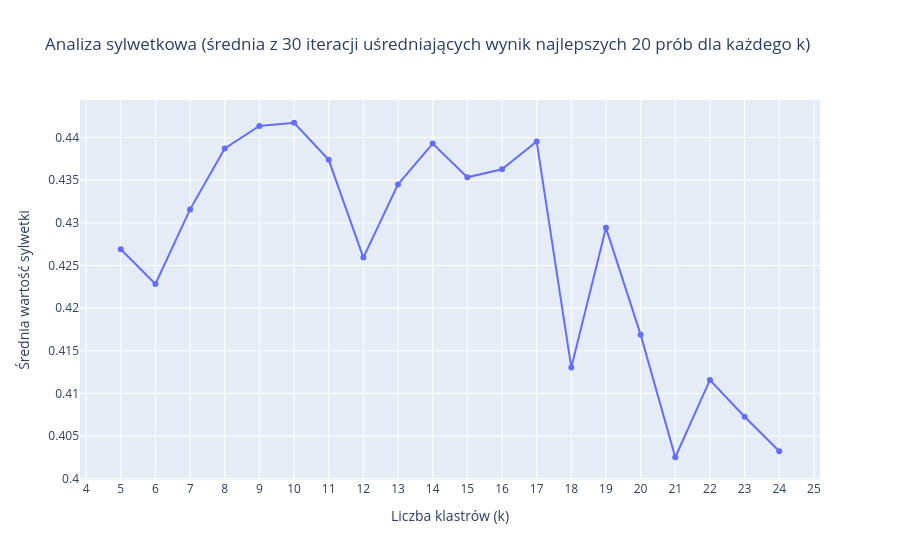

The code cell stored with this chart in its notebook:
### Markdown cell above
Teraz **najważniejsza część**, czyli proces wyboru położenia i liczby punktów. Na początku wybieram sobie jaki przedział liczby centroidów będę analizować oraz liczbę iteracji.

Jako metrykę porównującą wykorzystam metrykę sylwetki klastra.
Dla punktu $i \in C_i$ obliczam $a(i)$, średnią odległość punktu w klastrze od pozostałych punktów należących do tego klastra:
$$a(i) = \frac{1}{|C_i|-1} \sum_{j \in C_i, i \neq j} d(i,j)$$
gdzie $|C_i|$ to liczba punktów należących do klastra $C_i$, a $d(i,j)$ to odległość między punktami $i$ i $j$.

Kolejno, dla każdego punktu z klastra $C_i$ określam $b(i)$, czyli średnią odległość między punktem $i$ a wszystkimi punktami innego klastra $C_j$ (miara niepodobieństwa):
$$b(i) = \min_{j \neq i} \frac{1}{|C_j|} \sum_{l \in C_j} d(i,l)$$

Klaster z najmnijeszą miarą niepodobieństwa jest najbliższym klastrem punktowi $i$.

Mając te dwie miary można obliczyć wartość sylwetki dla punktu $i$:
$$s(i) = \begin{cases}
1 - \frac{a(i)}{b(i)} & \text{jeśli} & a(i) \lt b(i) \\
0 & \text{jeśli} & a(i) = b(i) \\
\frac{b(i)}{a(i)} - 1 & \text{jeśli} & a(i) \gt b(i) \\
\end{cases}
$$

Wartość sylwetki zawiera się w przedziale $[-1, 1]$. Znajdzie się bliżej $1$, gdy $a(i) \ll b(i)$, czyli średnia odległość od elementów tego klastra jest znacznie mniejsza niż średnia odległość od elementów najbliższego innego klastra. Bliżej wartości $-1$ natomiast, gdy $a(i) \gg b(i)$, czyli średnio punkt jest bliżej punktów innego klastra niż swojego.

Ze względu na losowość stanu początkowego algorytmu K-średnich (początkowych położeń centroidów) wyznaczać będę średnią wartość sylwetki z wielu prób. Zrobię to zarówno za pomocą wbudowanego w scikit-learn mechanizmu jak i dodatkowej własnej pętli.
1. Wbudowany w model grupowania parametr `n_init` określa ile razy algorytm zostanie uruchomiony z różnymi ziarnami losowania, a jako wynik grupowania zostanie podana próba o najmniejszej sumie kwadratów odległości wszystkich punktów od przypisanych im klastrów.
2. Grupowanie w ten sposób zostanie powtórzone wielokrotnie, a jako wynik do porównywania skuteczności wyboru danej liczby klastrów obliczana jest średnia arytmetyczna.

### Code cell
zakres_k_centroidow = range(5, 25)
wyniki_sylwetek = {k: [] for k in zakres_k_centroidow}

iteracji_usredniajacych = 30
n_init = 20

X = np.array(wspolrzedne)
for j in range(iteracji_usredniajacych):
    print(f"Próba {j+1}/{iteracji_usredniajacych}...", end='\r', flush=True)
    for k in zakres_k_centroidow:
        kmeans = KMeans(n_clusters=k, n_init=n_init, random_state=67).fit(X)
        wynik_sylwetki = silhouette_score(X, kmeans.labels_)
        wyniki_sylwetek[k].append(wynik_sylwetki)

srednie_sylwetki = {k: np.mean(sylwetki) for k, sylwetki in wyniki_sylwetek.items()}
najlepsze_k = max(srednie_sylwetki, key=lambda k: srednie_sylwetki[k])
print(f"Optymalna liczba klastrów: {najlepsze_k} (średnia wartość sylwetki: {srednie_sylwetki[najlepsze_k]})")

fig_sylwetka = px.line(
    x=list(zakres_k_centroidow), 
    y=srednie_sylwetki, 
    markers=True,
    title=f'Analiza sylwetkowa (średnia z {iteracji_usredniajacych} iteracji uśredniających wynik najlepszych {n_init} prób dla każdego k)',
    labels={'x': 'Liczba klastrów (k)', 'y': 'Średnia wartość sylwetki'}
)

fig_sylwetka.update_xaxes(dtick=1)
fig_sylwetka.show()

### Figure 1 — Plotly figure (JSON) as saved in the notebook; plotly's stock layout.template omitted (floating-point values rounded to 4 significant figures)
{"data": [{"hovertemplate": "Liczba klastrów (k)=%{x}<br>Średnia wartość sylwetki=%{y}<extra></extra>", "legendgroup": "", "line": {"color": "#636efa", "dash": "solid"}, "marker": {"symbol": "circle"}, "mode": "lines+markers", "name": "", "orientation": "v", "showlegend": false, "type": "scatter", "x": [5, 6, 7, 8, 9, 10, 11, 12, 13, 14, 15, 16, 17, 18, 19, 20, 21, 22, 23, 24], "xaxis": "x", "y": [0.4269, 0.4228, 0.4316, 0.4387, 0.4414, 0.4417, 0.4374, 0.4259, 0.4345, 0.4393, 0.4353, 0.4363, 0.4395, 0.413, 0.4294, 0.4169, 0.4025, 0.4116, 0.4073, 0.4032], "yaxis": "y"}], "layout": {"legend": {"tracegroupgap": 0}, "title": {"text": "Analiza sylwetkowa (średnia z 30 iteracji uśredniających wynik najlepszych 20 prób dla każdego k)"}, "xaxis": {"anchor": "y", "domain": [0, 1], "dtick": 1, "title": {"text": "Liczba klastrów (k)"}}, "yaxis": {"anchor": "x", "domain": [0, 1], "title": {"text": "Średnia wartość sylwetki"}}}}
